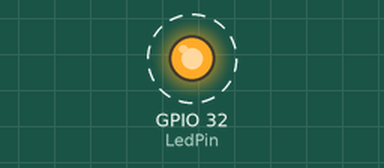
Simulated run of this sketch. Board: ESP32. On the bench: output pins drawn as LEDs (lit = HIGH). Dashed ring = blinking.

Above: at 0.5 s.
Timing chart, 0 to 4.6 s (numbered marks = the images above):
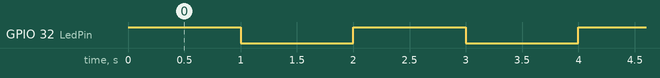

The sketch:

ESP32_LedExterno.ino
```cpp
/*
Programa que prende y apaga un led conectado al pin 32
*/

// El pin positivo del led es la pata mas larga y va conectada al pin 32
// En el negativo tiene una resistencia de 220 ohms para que no se queme
const int LedPin=32;


// la funcion Setup se ejecuta cuando se presiona el boton de RESET o se da energia a la placa
void setup() {

  // Inicializo el pin digital LedPin como output.
  pinMode(LedPin,OUTPUT);
}

// the loop function runs over and over again forever
void loop() {

  digitalWrite(LedPin, HIGH);       // enciende el LED  (HIGH es el nivel de salida)
  delay(1000);                      // espera un segundo (1000 milisegundos)
  digitalWrite(LedPin, LOW);        // apago LED poniendo la salida en LOW
  delay(1000);
}
```

Measured:
- by itself, GPIO 32 (LedPin): alternates HIGH for 1.0 s and LOW for 1.0 s
